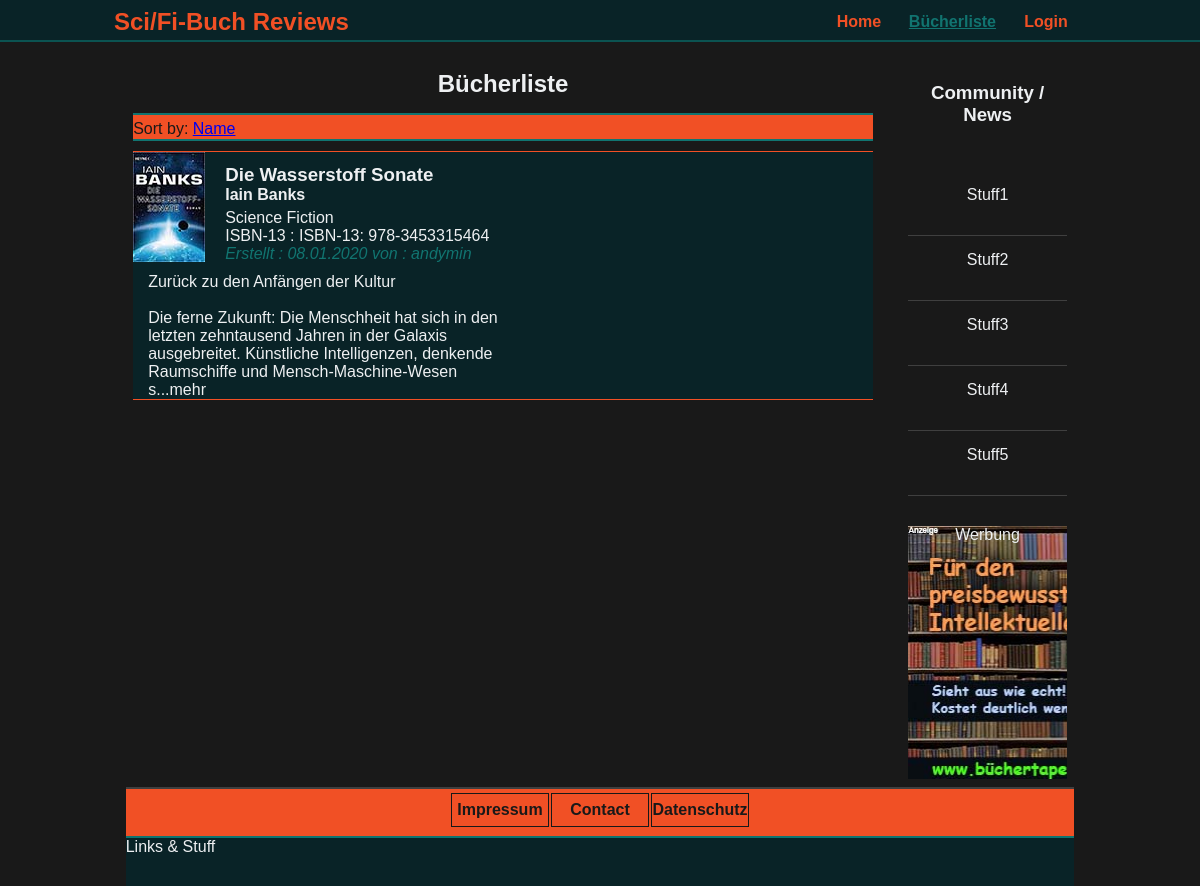
Page /index.php/start on the earlier database version.
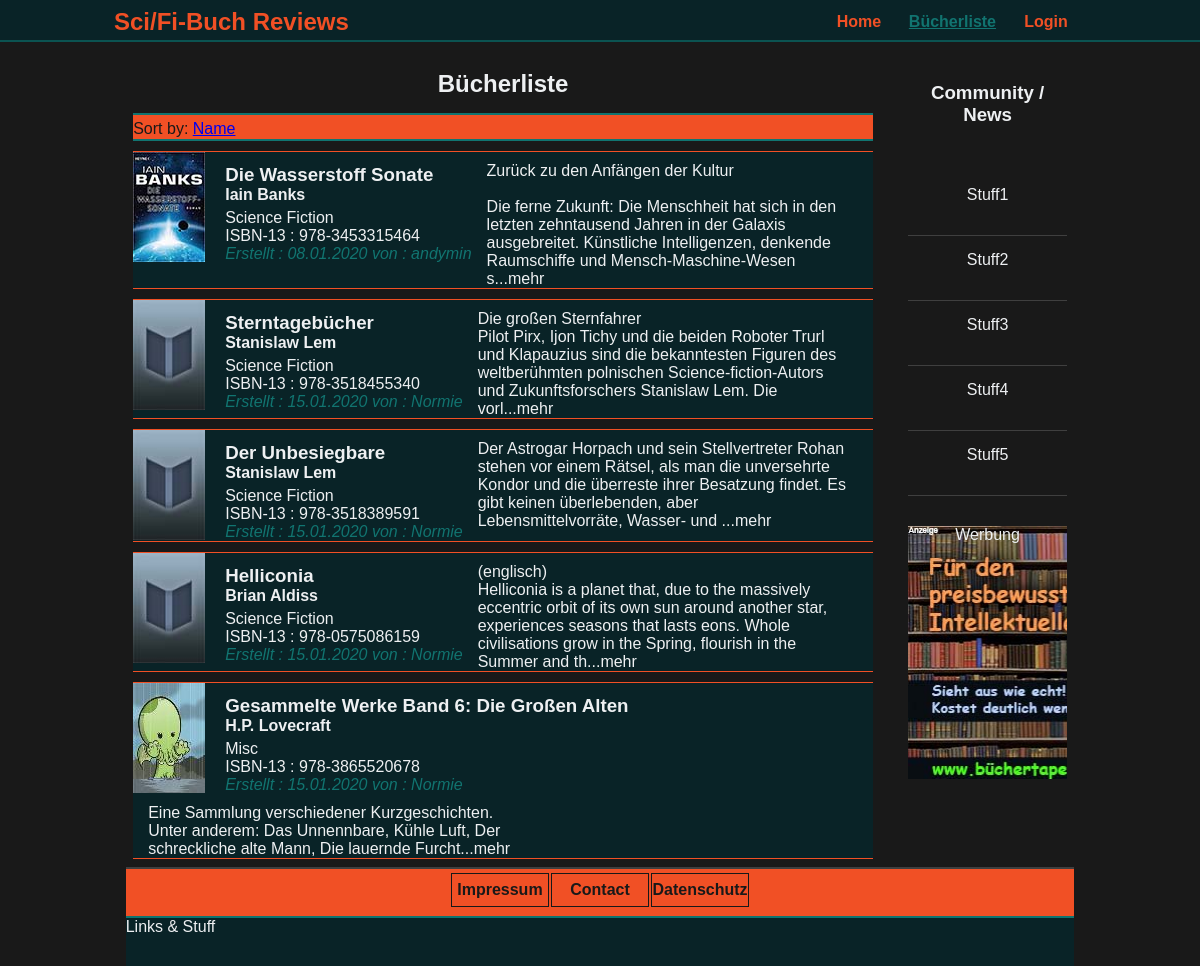
Same page on the later database version.
### tables this page shows
CREATE TABLE `elements` (
  `id` int(10) UNSIGNED NOT NULL,
  `element_title` varchar(255) NOT NULL,
  `element_author` varchar(255) NOT NULL,
  `element_isbn` varchar(255) NOT NULL,
  `element_genre` varchar(255) NOT NULL,
  `element_description` text NOT NULL,
  `element_created_at` timestamp NOT NULL DEFAULT current_timestamp(),
  `element_changed_at` timestamp NOT NULL DEFAULT current_timestamp(),
  `element_pic` varchar(255) NOT NULL,
  `element_thumb` varchar(255) NOT NULL,
  `user_uid` int(10) UNSIGNED NOT NULL
);

CREATE TABLE `users` (
  `uid` int(10) UNSIGNED NOT NULL,
  `username` varchar(255) NOT NULL,
  `email` varchar(255) NOT NULL,
  `password` varchar(255) NOT NULL,
  `user_created_at` timestamp NOT NULL DEFAULT current_timestamp(),
  `user_changed_at` timestamp NOT NULL DEFAULT current_timestamp() ON UPDATE current_timestamp(),
  `user_role` int(10) UNSIGNED NOT NULL,
  `user_description` text DEFAULT NULL
);

### src/Core/AbstractController.php (called while the page is built, shortened)
<?php
abstract class AbstractController
{
    protected function render($view, $params)
    {
        extract($params);
        include __DIR__."./../../views/{$view}.php";
    }
}

### src/Element/ElementController.php (called while the page is built, shortened)
<?php
class ElementController extends AbstractController
{
    public function __construct(ElementRepository $elementRepository, ReviewRepository $reviewRepository, CommentRepository $commentRepository)
    {
        $this->elementRepository = $elementRepository;
    }
    public function index()
    {
        $booklist = $this->elementRepository->fetchAllElements();
        $this->render('page_main_book_list', ['booklist' => $booklist]);
    }
}

### src/Element/ElementRepository.php (called while the page is built, shortened)
<?php
class ElementRepository extends AbstractRepository
{
    public function getTableName()
    {
        return 'elements';
    }
    public function getModelName()
    {
        return 'App\\Element\\ElementModel';
    }
}

### src/Core/AbstractRepository.php (called while the page is built, shortened)
<?php
abstract class AbstractRepository
{
    protected $pdo;
    public function __construct(PDO $pdo)
    {
        $this->pdo = $pdo;
    }
    function fetchAllElements()
    {
        $model = $this->getModelName();
        $table = $this->getTableName();
        $qry = $this->pdo->query("SELECT * FROM `$table` JOIN `users` ON users.uid = elements.user_uid GROUP BY $table.id");
        $books = $qry->fetchAll(PDO::FETCH_CLASS, $model);
        return $books;
    }
}

### autoload.php (called while the page is built, shortened)
<?php
spl_autoload_register(function ($class) {
    $prefix = 'App\\';
    $base_dir = __DIR__ . '/src/';
    $len = strlen($prefix);
    $relative_class = substr($class, $len);
    $file = $base_dir . str_replace('\\', '/', $relative_class) . '.php';
});

### init.php (called while the page is built, shortened)
<?php
require __DIR__.'/autoload.php';
function e( string $str) : string
{
    $fstrg = htmlentities($str, ENT_QUOTES, 'UTF-8');
    return nl2br($fstrg);
}
function fixDate($string)
{
    $timestamp = strtotime($string);
    return date('d.m.Y', $timestamp);
}

### views/page_main_book_list.php (the view, shortened to what this page needs)
<main class="content-main">
    <div class="list-container clear">
        <div class="content-left t-center black">
            <h2>Bücherliste</h2>
            <div class="sort-bar orange clear">
                <p>Sort by: <a href="#">Name</a></p>
            </div>
            <ul class="book-prev">
            <?php foreach($booklist as $book) :?>
                <li>
                    <img src="/<?= $book->element_thumb === 'no image' ? 'img/uploads/small/dummy_pic_s.jpg' : $book->element_thumb ?>" alt="Einbandbild" width="72" height="110">
                    <div class="clear">
                        <div class="book-title">
                            <h3><?= e($book->element_title) ?></h3>
                            <h4><?= e($book->element_author) ?></h4>
                        </div>
                        <p class="book-data">
                            <span class="book-genre"><?= $book->element_genre ?></span>
                            <span class="book-isbn">ISBN-13 : <?= $book->element_isbn ?></span>
                            <span class="book-userdate">Erstellt : <?= fixDate($book->element_created_at) ?> von : <?= $book->username ?></span>
                        </p>
                    </div>
                    <p class="book-description"><?= e(substr($book->element_description, 0, 220)) . '<span class="remark">...mehr</span>' ?></p>
                    <a href="./book-single?id=<?= $book->id?>"></a>
                </li>
            <?php endforeach; ?>
            </ul>
        </div>
        <div class="content-right t-center black white-text">
            <h3 class="mbott-60">Community / News</h3>
            <ul class="newsfeed mbott-30">
                <li>Stuff1</li>
                <li>Stuff2</li>
                <li>Stuff3</li>
                <li>Stuff4</li>
                <li>Stuff5</li>
            </ul>
            <div class="sell-out">
                Werbung
            </div>
        </div>
    </div>
</main>

### views/views_parts/page_parts_head.php (shortened to what this page needs)
<!DOCTYPE html>
<html lang="de">
<head>
    <link rel="stylesheet" href="../../css/style_global.css">
    <link rel="stylesheet" href="../../css/style_pages.css">
</head>
<body>
    <div class="wrapper">

### index.php (shortened to what this page needs)
<?php
require_once __DIR__."/init.php";
$path_info = $_SERVER['PATH_INFO'] ?? '';
$script = $_SERVER['SCRIPT_NAME'];
require_once __DIR__."/views/views_parts/page_parts_head.php";
if (isset($routes[$path_info])) {
    $route = $routes[$path_info];
    $controller = $container->create($route['controller']);
    $method = $route['method'];
    $controller->$method();
}else if(isset($links[$path_info])){
    $link = $links[$path_info];
    include_once __DIR__. $link;
}else{
    include_once __DIR__."/views/page_main_welcome.php";
}
include_once __DIR__."/views/views_parts/page_parts_nav.php";
include_once __DIR__."/views/views_parts/page_parts_foot.php";

### views/views_parts/page_parts_nav.php (shortened to what this page needs)
<nav class="top-nav j-green">
    <div class="nav-container clear">
        <h1 class="home orange-text ">Sci/Fi-Buch Reviews</h1>
        <ul class="nav-bar">
            <li class="<?php  echo $path_info === ''  ? 'active' : ''; ?>"><a href="<?= $script ?>">Home</a></li>
            <li class="<?php  echo $path_info === '/start'  ? 'active' : ''; ?>"><a href="<?= $script ?>/start">Bücherliste</a></li>
            <?php if(!isset($_SESSION['login'])) :?>
            <li class="<?php  echo $path_info === '/login'  ? 'active' : ''; ?>"><a href="<?= $script ?>/login">Login</a></li>
            <?php endif; ?>
        </ul>
    </div>
</nav>

### views/views_parts/page_parts_foot.php
<footer class="orange">
    <div class="foot-nav">
        <ul>
            <li class="<?php  echo $path_info === '/impressum'  ? 'sub-active' : ''; ?>"><a href="<?= $script ?>/impressum">Impressum</a></li>
            <li class="<?php  echo $path_info === '/contact'  ? 'sub-active' : ''; ?>"><a href="<?= $script ?>/contact">Contact</a></li>
            <li class="<?php  echo $path_info === '/daten'  ? 'sub-active' : ''; ?>"><a href="<?= $script ?>/daten">Datenschutz</a></li>
        </ul>
    </div>
    <div class="stuff">
        Links & Stuff
    </div>
</footer>
</div>
</body>
</html>

### css/style_global.css (style rules this page uses)
*,*:after,*:before { box-sizing: border-box; padding: 0; margin: 0; }
html { font-family: 'Fira Sans', Arial, Helvetica, sans-serif; font-size: 16px; color: #eef0f2; background-color: #191919; }
.wrapper { width: 85%; margin-left: auto; margin-right: auto; }
ul,li { list-style-type: none; }
li>a { display: block; text-decoration: none; }
.clear:after { content: ""; display: table; clear: both; }
.t-center { text-align: center; }
.mbott-30 { margin-bottom: 30px; }
.mbott-60 { margin-bottom: 60px; }
.orange { background-color: #f15025; }
.j-green { background-color: #092327; }
.orange-text { color: #f15025; }
.black { background-color: #191919; }
.white-text { color: #eef0f2; }

### css/style_pages.css (style rules this page uses)
.top-nav { position: fixed; top:0; left:0; width: 100%; height: 42px; border-bottom: 2px solid #0B5351; }
.nav-container { width:85%; margin-left: auto; margin-right: auto; padding-left: 2%; padding-right: 2%; }
.top-nav h1 { margin-top: 8px; float:left; }
.nav-bar { float: right; }
.nav-bar li { float: left; margin-left: 5px; margin-right:5px; }
.nav-bar a { text-align: center; height: 40px; min-width:70px; padding: 2px 5px 2px 5px; color:#f15025; font-weight: bold; line-height: 40px; }
.active a,.active a:hover,.active a:focus { color: #117470 ; background-color: #092327; text-decoration: underline; }
.content-main { margin-top:42px; padding-top:20px; }
.content-main h3 { padding-top:12px; }
.welcome-container,.list-container { width: 95%; margin-left: auto; margin-right: auto; }
.content-left { float: left; width: 78%; margin-left: 1%; margin-right: 1%; padding: 8px; min-height: 700px; }
.content-right { float:left; width: 18%; margin-left: 1%; margin-right: 1%; padding: 8px; min-height: 700px; }
.newsfeed li { margin-top: 15px; border-bottom: 1px solid #3f3f3f; min-height: 50px; width: 100%; }
.sell-out { height:253px; background: url('../img/ui/anzeige_fake.jpg') no-repeat top left; }
.sort-bar { width: 100%; color: #191919; height: 28px; margin-top:15px; text-align: left; border-top: 2px solid #117470; border-bottom: 2px solid #117470; }
.sort-bar p { float:left; line-height: 28px; }
.book-prev { width:100%; }
.book-prev li { margin-top: 10px; border-bottom: 1px solid #f15025; border-top: 1px solid #f15025; background-color: #092327; }
.book-prev li:after { content: ""; display:table; clear:both; }
.book-prev li a { display: block; width: 62%; height: 113px; position: absolute; left: auto; z-index: 10; }
.book-prev li img { float: left; }
.book-prev li div { float: left; margin-left: 10px; text-align: left; }
.book-data { clear:both; float:left; margin-left: 10px; margin-top: 5px; }
.book-data span { display:block; }
.book-userdate { font-style: italic; color: #117470; }
.book-description { margin-top: 10px; float:left; margin-left: 15px; width: 50%; text-align: left; }
footer { min-height: 60px; width: 93%; margin-left: auto; margin-right: auto; padding-top: 5px; border-top: 2px solid #3f3f3f; }
.foot-nav { width: 36%; margin-left: auto; margin-right: auto; text-align: center; margin-bottom: 10px; }
.foot-nav li { display: inline-block; width:28%; }
.foot-nav a { display:block; height:32px; line-height: 32px; width:100%; color: #191919; outline: 1px solid #191919; font-weight: bold; }
.stuff { min-height: 50px; background-color: #092327; border-top: 2px solid #117470; }

Differences in the rows shown:
changed elements "Die Wasserstoff Sonate": element_isbn "ISBN-13: 978-3453315464" → "978-3453315464"
added elements: element_title "Sterntagebücher", element_author "Stanislaw Lem", element_genre "Science Fiction", element_isbn "978-3518455340", element_created_at "15.01.2020", user_uid.username "Normie", element_description "Die großen Sternfahrer Pilot Pirx, Ijon Tichy und die beiden Roboter Trurl und Klapauzius sind die bekanntesten Figuren des weltberühmten polnischen Science-fiction-Autors und Zukunftsforschers Stanislaw Lem. Die vorl"
added elements: element_title "Der Unbesiegbare", element_author "Stanislaw Lem", element_genre "Science Fiction", element_isbn "978-3518389591", element_created_at "15.01.2020", user_uid.username "Normie", element_description "Der Astrogar Horpach und sein Stellvertreter Rohan stehen vor einem Rätsel, als man die unversehrte Kondor und die überreste ihrer Besatzung findet. Es gibt keinen überlebenden, aber Lebensmittelvorräte, Wasser- und"
added elements: element_title "Helliconia", element_author "Brian Aldiss", element_genre "Science Fiction", element_isbn "978-0575086159", element_created_at "15.01.2020", user_uid.username "Normie", element_description "(englisch) Helliconia is a planet that, due to the massively eccentric orbit of its own sun around another star, experiences seasons that lasts eons. Whole civilisations grow in the Spring, flourish in the Summer and th"
added elements: element_thumb (picture), element_title "Gesammelte Werke Band 6: Die Großen Alten", element_author "H.P. Lovecraft", element_genre "Misc", element_isbn "978-3865520678", element_created_at "15.01.2020", user_uid.username "Normie", element_description "Eine Sammlung verschiedener Kurzgeschichten. Unter anderem: Das Unnennbare, Kühle Luft, Der schreckliche alte Mann, Die lauernde Furcht"
